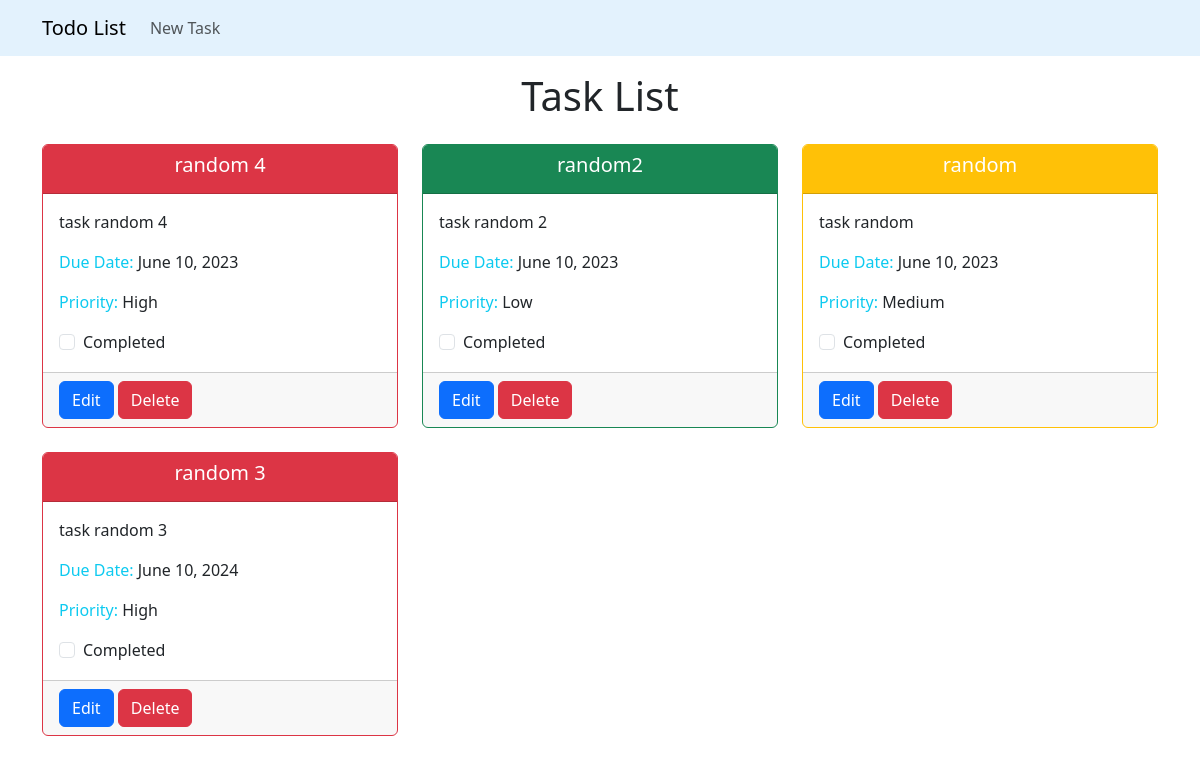
/tasks/, run on an earlier commit of the app's database.
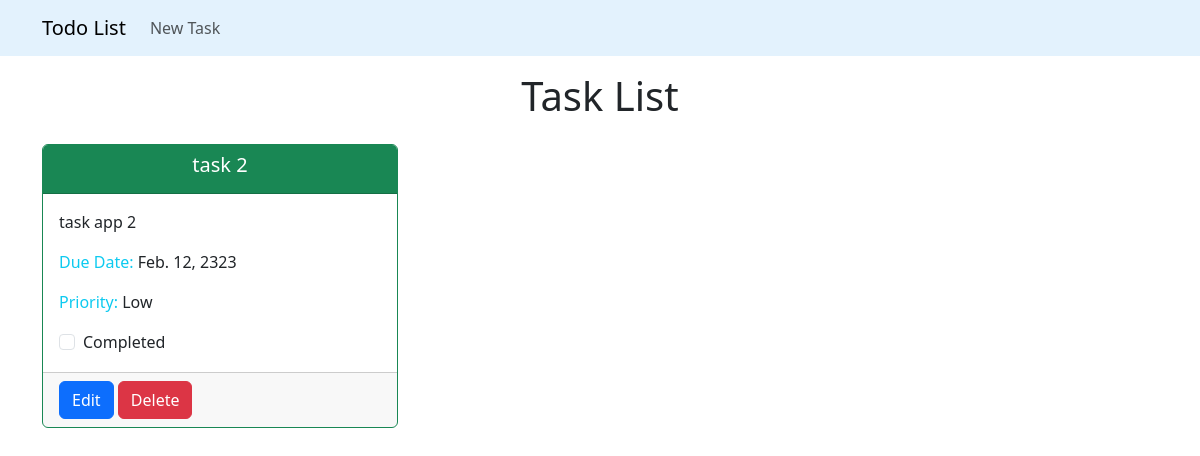
And on a later commit of the database.
### tasks/models.py (models this page shows, shortened)
class Task(models.Model):
    PRIORITY_CHOICES = (
        ('high', 'High'),
        ('medium', 'Medium'),
        ('low', 'Low'),
    )
    title = models.CharField(max_length=200)
    description = models.TextField(blank=True)
    due_date = models.DateField()
    priority = models.CharField(max_length=200, choices=PRIORITY_CHOICES)
    completed = models.BooleanField(default=False)

### tasks/views.py (the view)
# urls.py: path('', views.task_list, name='task_list'),
def task_list(request):
    tasks = Task.objects.order_by('due_date', 'priority')
    return render(request, 'tasks/task_list.html', {'tasks': tasks})

### tasks/templates/tasks/task_list.html
{% extends 'base.html' %} {% block content %}
<h1 class="mb-4 text-center mt-3">Task List</h1>
<div class="row row-cols-1 row-cols-md-2 row-cols-lg-3 g-4">
  {% for task in tasks %}
  <div class="col">
    <div
      class="card {% if task.priority == 'high' %}border-danger{% elif task.priority == 'medium' %}border-warning{% else %}border-success{% endif %}"
    >
      <div
        class="card-header text-white text-center {% if task.priority == 'high' %}bg-danger{% elif task.priority == 'medium' %}bg-warning{% else %}bg-success{% endif %}"
      >
        <h5 class="card-title">{{ task.title }}</h5>
      </div>
      <div class="card-body">
        <p>{{ task.description }}</p>
        <p><span class="text-info">Due Date:</span> {{ task.due_date }}</p>
        <p><span class="text-info">Priority:</span> {{ task.get_priority_display }}</p>
        <div class="form-check">
          <input
            class="form-check-input"
            type="checkbox"
            {%
            if
            task.completed
            %}checked{%
            endif
            %}
            id="completed-{{ task.id }}"
          />
          <label class="form-check-label" for="completed-{{ task.id }}"
            >Completed</label
          >
        </div>
      </div>
      <div class="card-footer">
        <a href="{% url 'task_edit' pk=task.pk %}" class="btn btn-primary"
          >Edit</a
        >
        <a href="{% url 'task_delete' pk=task.pk %}" class="btn btn-danger"
          >Delete</a
        >
      </div>
    </div>
  </div>
  {% endfor %}
</div>
{% endblock %}

### tasks/templates/base.html (shortened to what this page needs)
{% load static %}
<!DOCTYPE html>
<html>
  <head>
    <link
      href="https://cdn.jsdelivr.net/npm/bootstrap@5.3.0-alpha3/dist/css/bootstrap.min.css"
      rel="stylesheet"
    />
  </head>
  <body>
    <nav class="navbar navbar-expand-lg" style="background-color: #e3f2fd;">
      <div class="container">
        <a class="navbar-brand" href="{% url 'task_list' %}">Todo List</a>
        <div class="collapse navbar-collapse" id="navbarNav">
          <ul class="navbar-nav">
            <li class="nav-item">
              <a class="nav-link" href="{% url 'task_new' %}">New Task</a>
            </li>
          </ul>
        </div>
      </div>
    </nav>
    <div class="container">{% block content %} {% endblock %}</div>
  </body>
</html>

What changed in the data, as far as the page shows it:
removed Task: title "random 4", description "task random 4", due_date "June 10, 2023", priority "High"
removed Task: title "random2", description "task random 2", due_date "June 10, 2023", priority "Low"
removed Task: title "random", description "task random", due_date "June 10, 2023", priority "Medium"
removed Task: title "random 3", description "task random 3", due_date "June 10, 2024", priority "High"
added Task: title "task 2", description "task app 2", due_date "Feb. 12, 2323", priority "Low"
